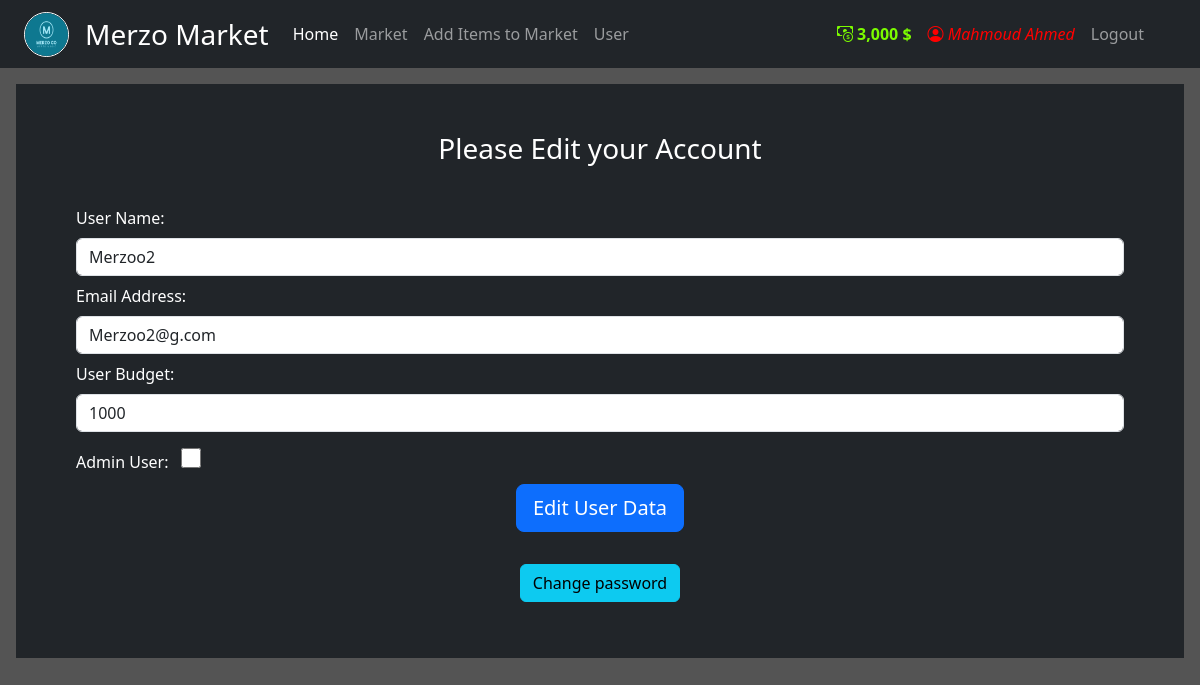
Screenshot of /EditUser?user_id=3&index_V=1 (signed in) with the database file from the repository.
### My_App/models.py (models this page shows, shortened)
class User(db.Model, UserMixin):
    id = db.Column(db.Integer(), primary_key=True)
    username = db.Column(db.String(length=30), nullable=False, unique=True)
    email_address = db.Column(db.String(length=50), nullable=False, unique=True)
    password_hash = db.Column(db.String(length=60), nullable=False)
    budget = db.Column(db.Integer(), nullable=False, default=1000)
    admin = db.Column(db.Boolean (), nullable=False, default='False')
    items = db.relationship('Item', backref='owned_user', lazy=True)
    @property
    def prettier_budget(self):
        if len(str(self.budget)) >= 4:
            return f'{str(self.budget)[:-3]},{str(self.budget)[-3:]} $'
        else:
            return f"{self.budget}$"
    @property
    def password(self):
        return self.password

### My_App/routes.py (the view, shortened to what this page needs)
@app.route('/EditUser' , methods= ["POST" , "GET"])
@login_required
def EditUser_page():
    config.Validation_on_email_V  == ''
    form = Edit_UserForm()
    form_Change_password = ChangeUserPassword_Form()
    user_V = request.args.get('user_id')
    index_V = request.args.get('index_V')
    if  index_V == '1' :
       Edit_user = User.query.filter_by(id=user_V).first()
    else :
       Edit_user = User.query.filter_by(username=current_user.username).first()
    Old_username = Edit_user.username
    Old_email_address =  Edit_user.email_address
    Old_budget = Edit_user.budget
    Old_admin = Edit_user.admin
    if request.method == "GET":
      form.username.data = Edit_user.username
      form.email_address.data = Edit_user.email_address
      form.budget.data = Edit_user.budget
      form.admin.data = Edit_user.admin
      User_name = Edit_user.username
      User_id =Edit_user.id
      return render_template("UserEdit.html" ,form=form, User_name_V = User_name ,User_id_V = User_id , form_Change_password_V = form_Change_password )

### My_App/forms.py (shortened to what this page needs)
class Edit_UserForm(FlaskForm):
     username = StringField(label='User Name:', validators=[Length(min=2, max=30), DataRequired()])
     email_address = StringField(label='Email Address:', validators=[Email(), DataRequired()])
     budget = IntegerField (label='User Budget:', validators=[DataRequired()])
     admin = BooleanField (label='Admin User:', render_kw={'class': 'my-checkbox large-checkbox'} )
     submit = SubmitField(label='Edit User Data')

class ChangeUserPassword_Form(FlaskForm):
    password_Old = PasswordField(label='Old Password:', validators=[DataRequired()])
    New_password1 = PasswordField(label='New Password:', validators=[Length(min=6), DataRequired()])
    New_password2 = PasswordField(label='Confirm New Password:', validators=[EqualTo('New_password1'), DataRequired()])
    submit = SubmitField(label='Confirm New Password')

### My_App/models.py (called while the page is built)
@login_manager.user_loader
def load_user(user_id):
    return User.query.get(int(user_id))

### My_App/templates/UserEdit.html (shortened to what this page needs)
{% extends "base.html" %}
{% block body %}
<body>
        <div class="position-relative overflow-hidden p-3 p-md-5 m-md-3  bg-dark" style="color:white">
                <div class="container">
                        <form method="POST" class="form-register" style="color: white">
                                <div class="text-center">
                                        <h1 class="h3 mb-3 font-weight-normal">
                                                Please Edit your Account
                                        </h1>
                                </div>
                                <br>
                                {{ form.username.label(class="text-end") }}
                                {{ form.username(class="form-control mt-2 mb-2", placeholder="User Name") }}
                                {{ form.email_address.label() }}
                                {{ form.email_address(class="form-control mt-2 mb-2", placeholder="Email Address") }}
                                {{ form.budget.label() }}
                                {{ form.budget(class="form-control mt-2 mb-2", placeholder="budget") }}
                                {% if current_user.admin == true %}
                                {{ form.admin.label() }}
                                {{ form.admin(class="ms-2 mt-2 mb-3" ,style= "width: 20px; height: 20px;",
                                placeholder="admin")
                                }}
                                {% endif %}
                                <br>
                                <div class="text-center">
                                        {{ form.submit(class="btn btn-lg btn-block btn-primary") }}
                                </div>
                        </form>
                        <br>
                        <div class="text-center">
                                <button type="button" class="btn btn-block btn-info mb-2 mt-2" data-toggle="modal"
                                        data-target="#Modal-ChangePassword-{{ User_id_V }}">
                                        Change password
                                </button>
                        </div>
                </div>
        </div>
</body>
{% endblock %}

### My_App/templates/base.html (shortened to what this page needs)
<!DOCTYPE html>
<html lang="en">
<head>
  <link rel="stylesheet" href="https://cdn.jsdelivr.net/npm/bootstrap-icons@1.13.1/font/bootstrap-icons.min.css">
  <link href="https://cdn.jsdelivr.net/npm/bootstrap@5.3.8/dist/css/bootstrap.min.css" rel="stylesheet"
 />
  <link rel="stylesheet" href="{{ url_for('static', filename = 'css/main.css') }}" />
</head>
<body>
  <nav class="navbar navbar-expand-md navbar-dark bg-dark">
    <img class="navimg ms-4" src="{{ url_for('static', filename = 'image/FullLogo.png') }}" alt="">
    <a class="navbar-brand ms-3 fs-3" href="#">Merzo Market</a>
    <div class="collapse navbar-collapse" id="navbarNav">
      <ul class="navbar-nav me-auto mb-2 mb-lg-0">
        <li class="nav-item">
          <a class="nav-link active" href="{{ url_for('home_page') }}">Home </a>
        </li>
        <li class="nav-item">
          <a class="nav-link" href="{{ url_for('market_page') }}">Market</a>
        </li>
        {% if current_user.is_authenticated and current_user.admin == true %}
        <li class="nav-item">
          <a class="nav-link" href="{{ url_for('Item_page') }}">Add Items to Market</a>
        </li>
        {% endif %}
        {% if current_user.is_authenticated and current_user.admin == true %}
        <li class="nav-item">
          <a class="nav-link" href="{{ url_for('users_page') }}">User</a>
        </li>
        {% endif %}
      </ul>
      {% if current_user.is_authenticated %}
      <ul class="navbar-nav text-end">
        <li class="nav-item">
          <a class="nav-link" style="color: lawngreen; font-weight: bold">
            <i class="bi bi-cash-coin"></i>
            {{ current_user.prettier_budget}}
          </a>
        </li>
        {% if current_user.admin == true %}
        <li class="nav-item">
          <a class="nav-link" href="{{ url_for('EditUser_page') }}" style="color: red;"> <i class="bi bi-person-circle">
              {{
              current_user.username }} </i>
          </a>
        </li>
        {% else %}
        <li class="nav-item">
          <a class="nav-link" href="{{ url_for('EditUser_page') }}"> <i class="bi bi-person-circle"> {{
              current_user.username }} </i>
          </a>
        </li>
        {% endif %}
        <li class="nav-item me-5">
          <a class="nav-link" href="{{ url_for('logout_page') }}">Logout</a>
        </li>
      </ul>
      {% endif %}
    </div>
  </nav>
  {% block body %}
  {% endblock %}
</body>
</html>

### My_App/static/css/main.css (style rules this page uses)
body { background-color: #545454; color: white; }
img { width: 200px; height: 200px; border-radius: 50%; border-color: white; border-width: 10px; border-style: double; }
.navimg { width: 45px; height: 45px; border-radius: 50%; border-color: white; border-width: 1px; border-style: double; font-family: Arial, Helvetica, sans-serif; }

### rows the page displays
User: prettier_budget "3,000 $", username "Mahmoud Ahmed"
User: username "Merzoo2", email_address "Merzoo2@g.com", budget "1000"
